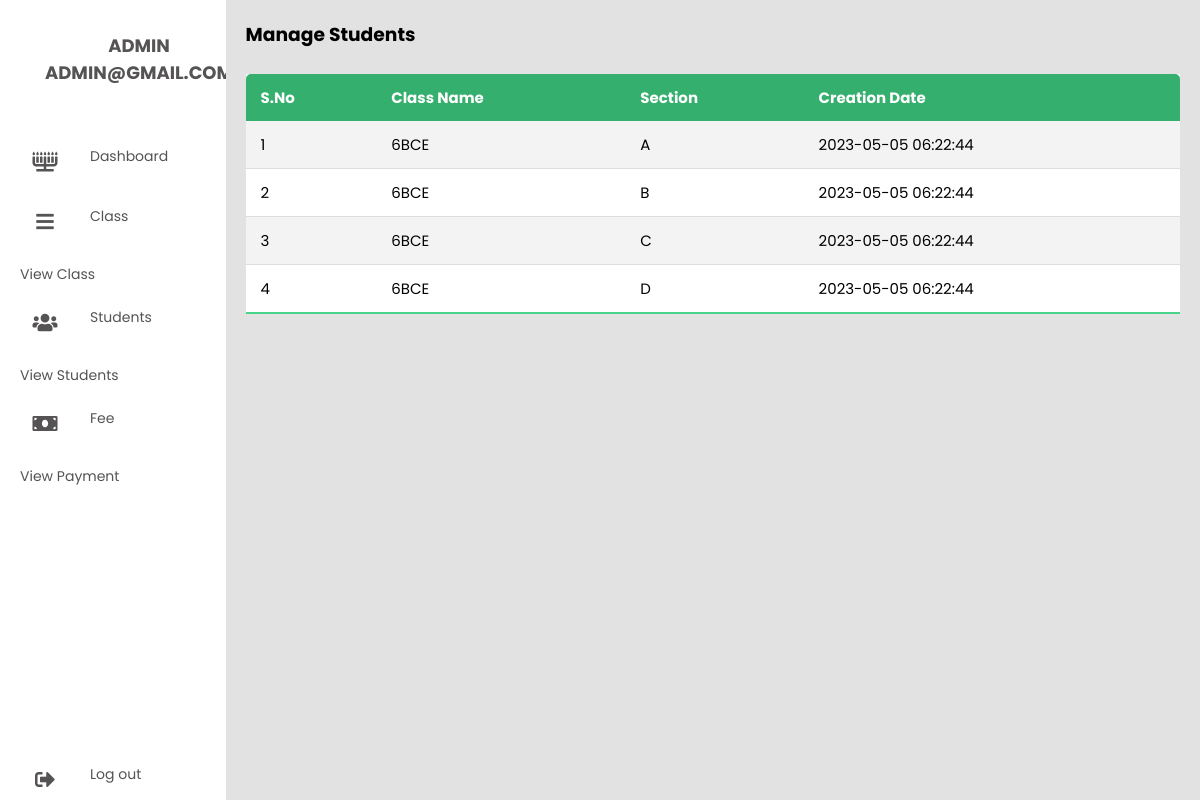
The page /student/user_student/manage-class.php (signed in) on the database its author committed.
### tables this page shows
CREATE TABLE `class`(
    `ID` int(10) NOT NULL,
    `CLassName` varchar(60) DEFAULT NULL,
    `Section` varchar(50) DEFAULT NULL,
    `ClassTime` timestamp NULL DEFAULT current_timestamp()
);

### student/user_student/manage-class.php (the view, shortened to what this page needs)
<!DOCTYPE html>
<html lang="en">
<head>
</head>
<body>
    <div class="container">
    <?php  include_once('include/sidebar.php'); ?>
    <section class="main">
    <div class="content-wrapper">
            <h3> Manage Students </h3>
    <div class="f">
            <table class="table">
                <thead>
                    <tr>
                    <th class="font-weight-bold">S.No</th>
                            <th class="font-weight-bold">Class Name</th>
                            <th class="font-weight-bold">Section</th>
                            <th class="font-weight-bold">Creation Date</th>
                    </tr>
                </thead>
                <tbody>
                    <?php
                    $sql="SELECT * FROM class";
                    $q=mysqli_query($conn,$sql);
                    $c=1;
                    if(mysqli_num_rows($q)>0){
                    while($row=mysqli_fetch_assoc($q)){
                    ?>
                    <tr>
                        <td><?php echo htmlentities($c) ?></td>
                        <td><?php echo htmlentities($row['CLassName']); ?></td>
                        <td><?php echo htmlentities($row['Section']); ?></td>
                        <td><?php echo htmlentities($row['ClassTime']); ?></td>
                    </tr>
                         <?php $c+=1;
                    }
                }
                    ?>
                </tbody>
            </table>
        </div>
    </section>
    </div>
</body>
</html>

### student/user_student/css/dashboard.css (style rules this page uses)
* { margin: 0; padding: 0; outline: none; border: none; text-decoration: none; box-sizing: border-box; font-family: "Poppins", sans-serif; }
body { background: rgb(226, 226, 226); }
.container { display: flex; }
.main { position: relative; padding: 20px; width: 100%; }
.table { border-collapse: collapse; margin: 25px 0; font-size: 15px; min-width: 100%; overflow: hidden; border-radius: 5px 5px 0 0; }
table thead tr { color: #fff; background: #34AF6D; text-align: left; font-weight: bold; }
.table th, .table td { padding: 12px 15px; }
.table tbody tr { border-bottom: 1px solid #ddd; }
.table tbody tr:nth-of-type(odd) { background: #f3f3f3; }
.table tbody tr:last-of-type { border-bottom: 2px solid #4AD489; }

### student/user_student/manage-class.php (style rules this page uses)
.f { background-color: white; width: 100%; height: 100%; }

### rows shown on the page
class: CLassName "6BCE", Section "A", ClassTime "2023-05-05 06:22:44"
class: CLassName "6BCE", Section "B", ClassTime "2023-05-05 06:22:44"
class: CLassName "6BCE", Section "C", ClassTime "2023-05-05 06:22:44"
class: CLassName "6BCE", Section "D", ClassTime "2023-05-05 06:22:44"

### other values the page prints
$_SESSION['username'] "ADMIN"
